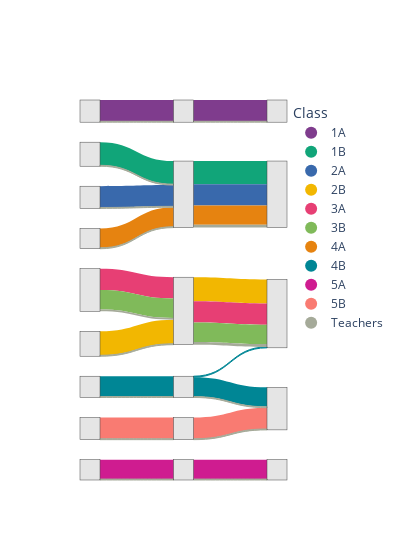

This figure's notebook cell:
### Code cell
import numpy as np
import pandas as pd
import plotly.graph_objects as go
import plotly.colors as pc
dictA=np.load('Pre_processed_Data/mapping_dict.npy', allow_pickle=True).item()
df = pd.DataFrame(list(dictA.items()), columns=["node", "label"])
for j in range(3):
    df[f'scale{j}']=df['node'].map({i: f"C{j}_{np.load('Results/robust_partitions_f.npy')[j][i]}" for i in range(238)})

    
scales = ["scale0", "scale1", "scale2"]

all_coms = pd.unique(df[scales].values.ravel())
com_to_id = {com: i for i, com in enumerate(all_coms)}

unique_labels = df["label"].unique()

palette = pc.qualitative.Bold   


label_to_color = {
    lab: palette[i % len(palette)] for i, lab in enumerate(unique_labels)
}

def transitions_by_class(df, from_col, to_col):
    g = (
        df.groupby(["label", from_col, to_col])
          .size()
          .reset_index(name="count")
    )
    g["source"] = g[from_col].map(com_to_id)
    g["target"] = g[to_col].map(com_to_id)
    g["color"] = g["label"].map(label_to_color)
    return g

t0_1 = transitions_by_class(df, "scale0", "scale1")
t1_2 = transitions_by_class(df, "scale1", "scale2")
links = pd.concat([t0_1, t1_2], ignore_index=True)

fig = go.Figure()

# Sankey trace
fig.add_trace(go.Sankey(
    node=dict(
        pad=20,
        thickness=20,
        color="rgba(0,0,0,0.1)"
    ),
    link=dict(
        source=links["source"],
        target=links["target"],
        value=links["count"],
        color=links["color"]
    )
))


for lab in unique_labels:
    fig.add_trace(go.Scatter(
        x=[None], y=[None],
        mode="markers",
        marker=dict(size=12, color=label_to_color[lab]),
        name=lab
    ))

fig.update_layout(
    font_size=12,
    legend_title="Class",
        paper_bgcolor='rgba(0,0,0,0)',
    plot_bgcolor='rgba(0,0,0,0)',
    width=400
)

fig.update_xaxes(visible=False)
fig.update_yaxes(visible=False)

fig.show()

### Figure 1 — Plotly figure (JSON) as saved in the notebook; plotly's stock layout.template omitted (floating-point values rounded to 4 significant figures)
{"data": [{"link": {"color": ["rgb(127, 60, 141)", "rgb(17, 165, 121)", "rgb(57, 105, 172)", "rgb(242, 183, 1)", "rgb(231, 63, 116)", "rgb(128, 186, 90)", "rgb(230, 131, 16)", "rgb(0, 134, 149)", "rgb(207, 28, 144)", "rgb(249, 123, 114)", "rgb(165, 170, 153)", "rgb(165, 170, 153)", "rgb(165, 170, 153)", "rgb(165, 170, 153)", "rgb(165, 170, 153)", "rgb(165, 170, 153)", "rgb(165, 170, 153)", "rgb(165, 170, 153)", "rgb(165, 170, 153)", "rgb(127, 60, 141)", "rgb(17, 165, 121)", "rgb(57, 105, 172)", "rgb(242, 183, 1)", "rgb(231, 63, 116)", "rgb(128, 186, 90)", "rgb(230, 131, 16)", "rgb(0, 134, 149)", "rgb(0, 134, 149)", "rgb(207, 28, 144)", "rgb(249, 123, 114)", "rgb(165, 170, 153)", "rgb(165, 170, 153)", "rgb(165, 170, 153)", "rgb(165, 170, 153)", "rgb(165, 170, 153)", "rgb(165, 170, 153)"], "source": [0, 3, 6, 7, 10, 10, 11, 12, 15, 18, 0, 3, 6, 7, 10, 11, 12, 15, 18, 1, 4, 4, 8, 8, 8, 4, 13, 13, 16, 19, 1, 4, 13, 16, 19, 8], "target": [1, 4, 4, 8, 8, 8, 4, 13, 16, 19, 1, 4, 4, 8, 8, 4, 13, 16, 19, 2, 5, 5, 9, 9, 9, 5, 9, 14, 17, 14, 2, 5, 14, 17, 14, 9], "value": [23, 25, 23, 26, 23, 21, 21, 22, 21, 23, 1, 1, 1, 1, 2, 1, 1, 1, 1, 23, 25, 23, 26, 23, 21, 21, 1, 21, 21, 23, 1, 3, 1, 1, 1, 3]}, "node": {"color": "rgba(0,0,0,0.1)", "pad": 20, "thickness": 20}, "type": "sankey"}, {"marker": {"color": "rgb(127, 60, 141)", "size": 12}, "mode": "markers", "name": "1A", "type": "scatter", "x": [null], "y": [null]}, {"marker": {"color": "rgb(17, 165, 121)", "size": 12}, "mode": "markers", "name": "1B", "type": "scatter", "x": [null], "y": [null]}, {"marker": {"color": "rgb(57, 105, 172)", "size": 12}, "mode": "markers", "name": "2A", "type": "scatter", "x": [null], "y": [null]}, {"marker": {"color": "rgb(242, 183, 1)", "size": 12}, "mode": "markers", "name": "2B", "type": "scatter", "x": [null], "y": [null]}, {"marker": {"color": "rgb(231, 63, 116)", "size": 12}, "mode": "markers", "name": "3A", "type": "scatter", "x": [null], "y": [null]}, {"marker": {"color": "rgb(128, 186, 90)", "size": 12}, "mode": "markers", "name": "3B", "type": "scatter", "x": [null], "y": [null]}, {"marker": {"color": "rgb(230, 131, 16)", "size": 12}, "mode": "markers", "name": "4A", "type": "scatter", "x": [null], "y": [null]}, {"marker": {"color": "rgb(0, 134, 149)", "size": 12}, "mode": "markers", "name": "4B", "type": "scatter", "x": [null], "y": [null]}, {"marker": {"color": "rgb(207, 28, 144)", "size": 12}, "mode": "markers", "name": "5A", "type": "scatter", "x": [null], "y": [null]}, {"marker": {"color": "rgb(249, 123, 114)", "size": 12}, "mode": "markers", "name": "5B", "type": "scatter", "x": [null], "y": [null]}, {"marker": {"color": "rgb(165, 170, 153)", "size": 12}, "mode": "markers", "name": "Teachers", "type": "scatter", "x": [null], "y": [null]}], "layout": {"font": {"size": 12}, "legend": {"title": {"text": "Class"}}, "paper_bgcolor": "rgba(0,0,0,0)", "plot_bgcolor": "rgba(0,0,0,0)", "width": 400, "xaxis": {"visible": false}, "yaxis": {"visible": false}}}
